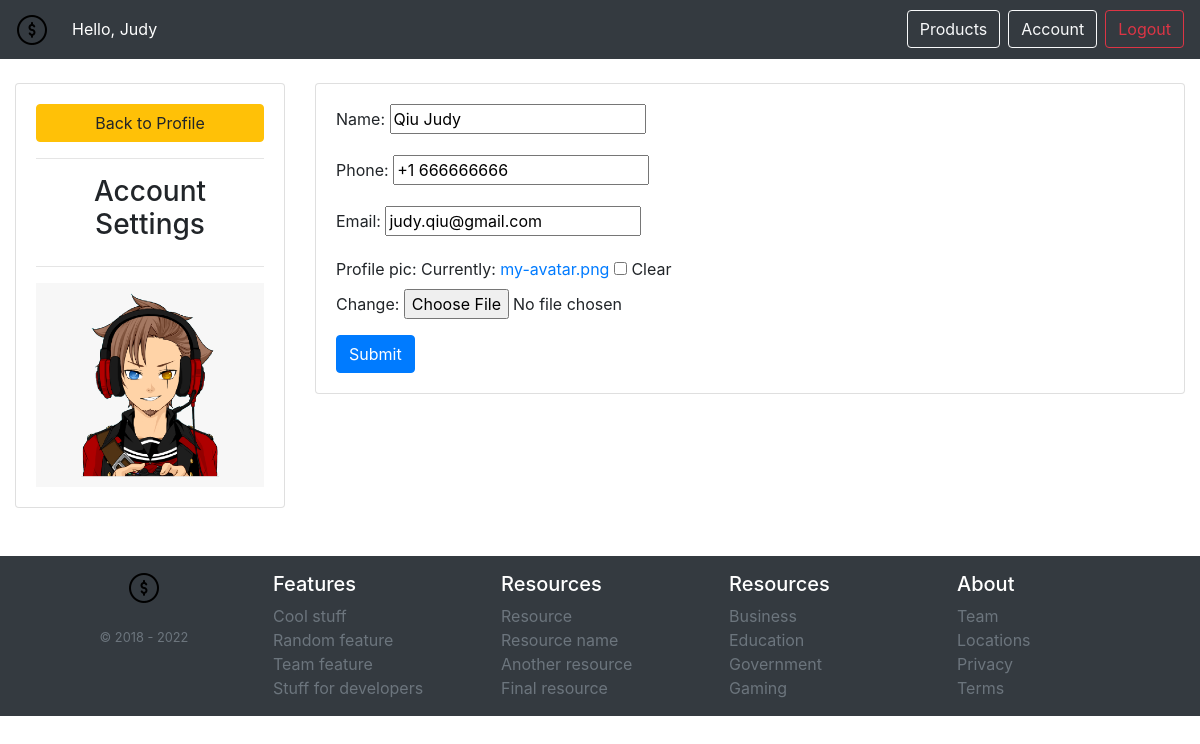
/account-settings/ (signed in), run on an earlier commit of the app's database.
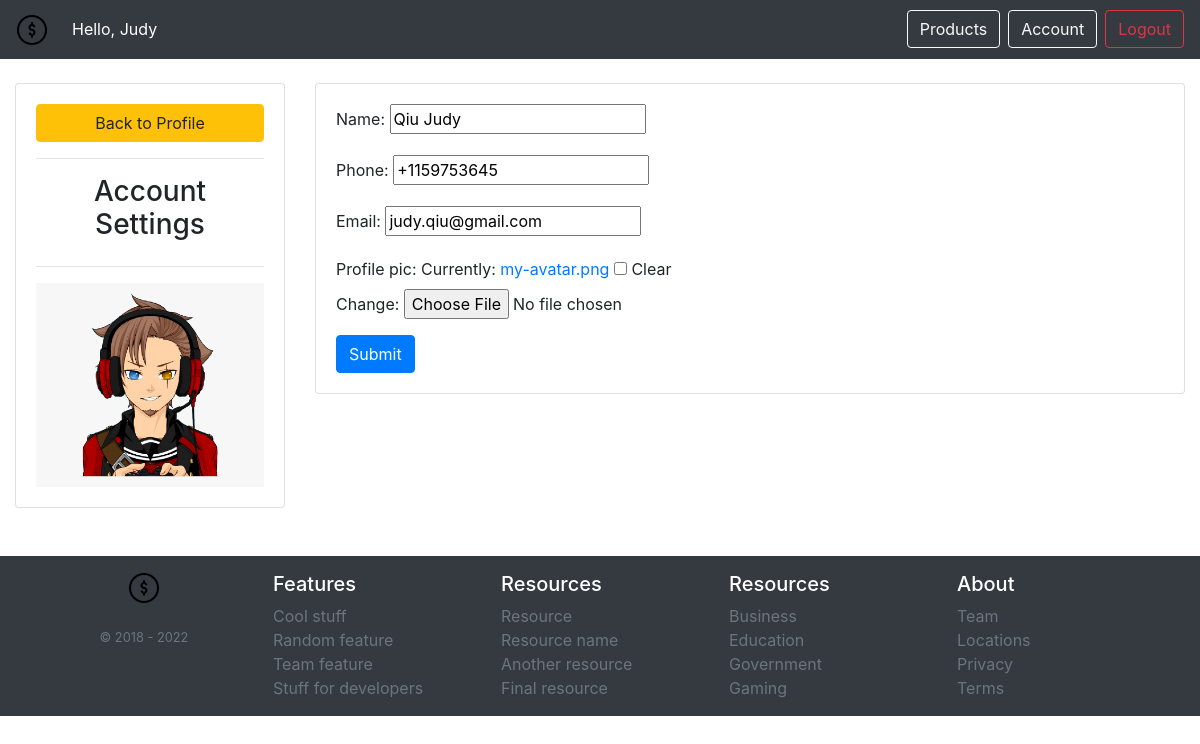
And on a later commit of the database.
### accounts/models.py (models this page shows, shortened)
class Customer(models.Model):
    user = models.OneToOneField(User,null=True,blank=True,on_delete=models.CASCADE)
    name = models.CharField(max_length=200,null=True)
    phone = models.CharField(max_length=200,null=True)
    email = models.CharField(max_length=200,null=True)
    profile_pic = models.ImageField(default="default-avatar.png",null=True,blank=True)
    date_created = models.DateTimeField(auto_now_add=True)

### accounts/decorators.py (the view)
        def wrapper_func(request,*args, **kwargs):
            group = None
            if request.user.groups.exists():
                group = request.user.groups.all()[0].name
            print("allowed_roles :",allowed_roles, "group :",group)
            if group in allowed_roles:
                return view_func(request,*args, **kwargs)
            else:
                return HttpResponse('error 401! you are not authorized to view this page')

### accounts/forms.py
class CustomerFrom(ModelForm):
    class Meta:
        model = Customer
        fields = '__all__'
        exclude = ['user']

### accounts/views.py (called while the page is built)
@login_required(login_url='login')
@allowed_users(allowed_roles=['customer'])
def account_settings(request):
    customer = request.user.customer
    form = CustomerFrom(instance=customer)
    if request.method == "POST":
        form = CustomerFrom(request.POST, request.FILES, instance=customer)
        if form.is_valid():
            form.save()
    context = {'form':form}
    return render(request , 'account_settings.html',context)

### accounts/templates/account_settings.html (shortened to what this page needs)
{% extends 'main.html'%}
{% load static %}
{% block content %}
<div class="row">
    <div class="col-md-3">
        <div class="card card-body">
            <a href="{% url 'user_page' %}" class="btn btn-warning">Back to Profile</a>
            <hr>
            <h3 class="text-center">Account Settings</h3>
            <hr>
            <img src="{{request.user.customer.profile_pic.url}}" alt="profile image">
        </div>
    </div>
    <div class="col-md-9">
        <div class="card card-body">
            <form method="POST" enctype="multipart/form-data" action="">
                {{form.as_p}}
                <input type="submit" name="Update Infomation" class="btn btn-primary">
            </form>
        </div>
    </div>
</div>
{% endblock %}

What changed in the data, as far as the page shows it:
changed Customer "Qiu Judy": phone "+1 666666666" → "+1159753645"
